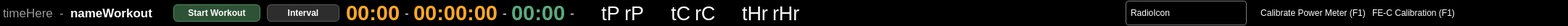
<?xml version="1.0" encoding="UTF-8"?>
<ui version="4.0">
 <class>TopMenuWorkout</class>
 <widget class="QWidget" name="TopMenuWorkout">
  <property name="geometry">
   <rect>
    <x>0</x>
    <y>0</y>
    <width>2162</width>
    <height>29</height>
   </rect>
  </property>
  <property name="sizePolicy">
   <sizepolicy hsizetype="Preferred" vsizetype="Fixed">
    <horstretch>0</horstretch>
    <verstretch>0</verstretch>
   </sizepolicy>
  </property>
  <property name="maximumSize">
   <size>
    <width>16777215</width>
    <height>29</height>
   </size>
  </property>
  <property name="windowTitle">
   <string>Form</string>
  </property>
  <property name="styleSheet">
   <string notr="true">/* Background color */
QFrame#frame_menu {
        background-color: rgb(0, 0, 0);
}

/* This toolbar is part of the always-dark workout view. Reset buttons to a
   flat, borderless look so the application dark theme's generic
   QPushButton/QToolButton styling (background + border) does not draw boxes
   around the icon-only controls. The per-id image rules below still apply. */
QPushButton, QToolButton {
        background-color: transparent;
        border: none;
        color: white;
}

/* Give the icon-only radio buttons a slightly larger, evenly padded hit area
   so they are easier to click. */
QToolButton {
        padding: 3px;
}

/* Hover highlight: make it obvious which icon-only control is under the cursor
   and where the clickable area is. */
QToolButton:hover,
QPushButton#pushButton_config:hover,
QPushButton#pushButton_expand:hover,
QPushButton#pushButton_exit:hover {
        background-color: #3c3c3c;
        border-radius: 4px;
}

/* Start / Interval are real text buttons, not icon-only controls, so give them
   a standard, native-looking button chrome (the flat reset above is meant for
   the icon-only window/radio controls). */
QPushButton#pushButton_start, QPushButton#pushButton_lap {
        background-color: #2d2d2d;
        border: 1px solid #5a5a5a;
        border-radius: 6px;
        padding: 4px 14px;
        color: white;
        font-weight: 600;
}
/* Start is the primary action — give it the accent. */
QPushButton#pushButton_start {
        background-color: #2e5235;
        border-color: #4f8f5e;
}
QPushButton#pushButton_start:hover {
        background-color: #38663f;
        border-color: #63a973;
}
QPushButton#pushButton_lap:hover {
        background-color: #3c3c3c;
        border-color: #6e6e6e;
}
QPushButton#pushButton_start:pressed, QPushButton#pushButton_lap:pressed {
        background-color: #555555;
}

QGroupBox#groupBox_commandWorkout {
     border: 1px solid #4a4a4a;
     border-radius: 6px;
     background-color: rgb(0, 0, 0);
margin-top:-6px;
}
QGroupBox::title {
    margin:0px;
	padding: 0px;
}

/* Radio controls: a light border visually groups the radio icon with its
   prev/play-pause/next buttons. The button reset above keeps the buttons
   themselves borderless so only this frame draws an outline. */
QFrame#frame_radioGroup {
	border: 1px solid rgb(120, 120, 120);
	border-radius: 4px;
}

QLabel {
color:white;
}

/* Timer hierarchy: elapsed/remaining are the heroes, the title and clock
   sit quietly beside them. */
#label_timeElapsed, #label_remainingTime {
	color: #ffa726;
	font-weight: 600;
}
#label_intervalTime {
	color: rgb(89, 171, 121);
	font-weight: 600;
}
#label_nameWorkout {
	font-weight: 600;
}
#label_currentTime, #label_dash1 {
	color: #9a9a9a;
}


/*
 QGroupBox {
     background-color: qlineargradient(x1: 0, y1: 0, x2: 0, y2: 1,
                                       stop: 0 #E0E0E0, stop: 1 #FFFFFF);
     border: 2px solid gray;
     border-radius: 1px;
 }
*/






/* MINIMIZE — icon set in code via a tinted Qt standard pixmap */


/* EXPAND */
/*
QPushButton#pushButton_expand {
        image: url(:/image/icon/exp1);
border-radius: 1px;
}

QPushButton#pushButton_expand:hover {
        image: url(:/image/icon/exp2);
border-radius: 1px;
}
*/


/* CLOSE — icon set in code via a tinted Qt standard pixmap */

/* CONFIG — icon set in code via a tinted Qt standard pixmap */












</string>
  </property>
  <layout class="QVBoxLayout" name="verticalLayout">
   <property name="spacing">
    <number>0</number>
   </property>
   <property name="leftMargin">
    <number>0</number>
   </property>
   <property name="topMargin">
    <number>0</number>
   </property>
   <property name="rightMargin">
    <number>0</number>
   </property>
   <property name="bottomMargin">
    <number>0</number>
   </property>
   <item>
    <widget class="QFrame" name="frame_menu">
     <property name="frameShape">
      <enum>QFrame::StyledPanel</enum>
     </property>
     <property name="frameShadow">
      <enum>QFrame::Raised</enum>
     </property>
     <layout class="QHBoxLayout" name="horizontalLayout">
      <property name="spacing">
       <number>9</number>
      </property>
      <property name="leftMargin">
       <number>3</number>
      </property>
      <property name="topMargin">
       <number>0</number>
      </property>
      <property name="rightMargin">
       <number>0</number>
      </property>
      <property name="bottomMargin">
       <number>0</number>
      </property>
      <item>
       <widget class="QLabel" name="label_currentTime">
        <property name="minimumSize">
         <size>
          <width>0</width>
          <height>0</height>
         </size>
        </property>
        <property name="font">
         <font>
          <pointsize>13</pointsize>
         </font>
        </property>
        <property name="text">
         <string>timeHere</string>
        </property>
       </widget>
      </item>
      <item>
       <widget class="QLabel" name="label_dash1">
        <property name="minimumSize">
         <size>
          <width>0</width>
          <height>0</height>
         </size>
        </property>
        <property name="font">
         <font>
          <pointsize>13</pointsize>
         </font>
        </property>
        <property name="text">
         <string>-</string>
        </property>
       </widget>
      </item>
      <item>
       <widget class="QLabel" name="label_nameWorkout">
        <property name="font">
         <font>
          <pointsize>13</pointsize>
          <weight>50</weight>
          <bold>false</bold>
         </font>
        </property>
        <property name="text">
         <string>nameWorkout</string>
        </property>
       </widget>
      </item>
      <item>
       <spacer name="horizontalSpacer_4">
        <property name="orientation">
         <enum>Qt::Horizontal</enum>
        </property>
        <property name="sizeType">
         <enum>QSizePolicy::Fixed</enum>
        </property>
        <property name="sizeHint" stdset="0">
         <size>
          <width>20</width>
          <height>24</height>
         </size>
        </property>
       </spacer>
      </item>
      <item>
       <widget class="QPushButton" name="pushButton_start">
        <property name="sizePolicy">
         <sizepolicy hsizetype="Fixed" vsizetype="Fixed">
          <horstretch>0</horstretch>
          <verstretch>0</verstretch>
         </sizepolicy>
        </property>
        <property name="minimumSize">
         <size>
          <width>120</width>
          <height>0</height>
         </size>
        </property>
        <property name="maximumSize">
         <size>
          <width>150</width>
          <height>16777215</height>
         </size>
        </property>
        <property name="cursor">
         <cursorShape>ArrowCursor</cursorShape>
        </property>
        <property name="focusPolicy">
         <enum>Qt::NoFocus</enum>
        </property>
        <property name="text">
         <string>Start Workout</string>
        </property>
        <property name="icon">
         <iconset resource="../MyResources.qrc">
          <normaloff>:/image/icon/play</normaloff>:/image/icon/play</iconset>
        </property>
        <property name="iconSize">
         <size>
          <width>15</width>
          <height>15</height>
         </size>
        </property>
        <property name="autoDefault">
         <bool>false</bool>
        </property>
        <property name="default">
         <bool>false</bool>
        </property>
        <property name="class" stdset="0">
         <string/>
        </property>
       </widget>
      </item>
      <item>
       <widget class="QPushButton" name="pushButton_lap">
        <property name="sizePolicy">
         <sizepolicy hsizetype="Fixed" vsizetype="Fixed">
          <horstretch>0</horstretch>
          <verstretch>0</verstretch>
         </sizepolicy>
        </property>
        <property name="minimumSize">
         <size>
          <width>100</width>
          <height>0</height>
         </size>
        </property>
        <property name="maximumSize">
         <size>
          <width>125</width>
          <height>16777215</height>
         </size>
        </property>
        <property name="cursor">
         <cursorShape>ArrowCursor</cursorShape>
        </property>
        <property name="focusPolicy">
         <enum>Qt::NoFocus</enum>
        </property>
        <property name="text">
         <string>Interval</string>
        </property>
        <property name="iconSize">
         <size>
          <width>50</width>
          <height>40</height>
         </size>
        </property>
       </widget>
      </item>
      <item>
       <widget class="QFrame" name="frame_timer">
        <property name="frameShape">
         <enum>QFrame::NoFrame</enum>
        </property>
        <property name="frameShadow">
         <enum>QFrame::Raised</enum>
        </property>
        <layout class="QHBoxLayout" name="horizontalLayout_2">
         <property name="spacing">
          <number>6</number>
         </property>
         <property name="leftMargin">
          <number>0</number>
         </property>
         <property name="topMargin">
          <number>0</number>
         </property>
         <property name="rightMargin">
          <number>0</number>
         </property>
         <property name="bottomMargin">
          <number>0</number>
         </property>
         <item>
          <widget class="QLabel" name="label_timeElapsed">
           <property name="font">
            <font>
             <pointsize>22</pointsize>
             <weight>50</weight>
             <bold>false</bold>
             <stylestrategy>PreferAntialias</stylestrategy>
            </font>
           </property>
           <property name="text">
            <string>00:00</string>
           </property>
          </widget>
         </item>
         <item>
          <widget class="QLabel" name="label_dash2">
           <property name="minimumSize">
            <size>
             <width>0</width>
             <height>0</height>
            </size>
           </property>
           <property name="font">
            <font>
             <pointsize>13</pointsize>
            </font>
           </property>
           <property name="text">
            <string>-</string>
           </property>
          </widget>
         </item>
         <item>
          <widget class="QLabel" name="label_remainingTime">
           <property name="font">
            <font>
             <pointsize>22</pointsize>
             <weight>50</weight>
             <bold>false</bold>
             <stylestrategy>PreferAntialias</stylestrategy>
            </font>
           </property>
           <property name="text">
            <string>00:00:00</string>
           </property>
          </widget>
         </item>
         <item>
          <widget class="QLabel" name="label_dash3">
           <property name="minimumSize">
            <size>
             <width>0</width>
             <height>0</height>
            </size>
           </property>
           <property name="font">
            <font>
             <pointsize>13</pointsize>
            </font>
           </property>
           <property name="text">
            <string>-</string>
           </property>
          </widget>
         </item>
         <item>
          <widget class="QLabel" name="label_intervalTime">
           <property name="font">
            <font>
             <pointsize>22</pointsize>
             <weight>50</weight>
             <bold>false</bold>
             <stylestrategy>PreferAntialias</stylestrategy>
            </font>
           </property>
           <property name="text">
            <string>00:00</string>
           </property>
          </widget>
         </item>
         <item>
          <widget class="QLabel" name="label_dash4">
           <property name="minimumSize">
            <size>
             <width>0</width>
             <height>0</height>
            </size>
           </property>
           <property name="font">
            <font>
             <pointsize>13</pointsize>
            </font>
           </property>
           <property name="text">
            <string>-</string>
           </property>
          </widget>
         </item>
         <item>
          <widget class="QLabel" name="label_imagePower">
           <property name="sizePolicy">
            <sizepolicy hsizetype="Minimum" vsizetype="Minimum">
             <horstretch>0</horstretch>
             <verstretch>0</verstretch>
            </sizepolicy>
           </property>
           <property name="minimumSize">
            <size>
             <width>25</width>
             <height>25</height>
            </size>
           </property>
           <property name="text">
            <string/>
           </property>
          </widget>
         </item>
         <item>
          <widget class="QLabel" name="label_targetPower">
           <property name="font">
            <font>
             <pointsize>20</pointsize>
             <weight>50</weight>
             <bold>false</bold>
             <stylestrategy>PreferAntialias</stylestrategy>
            </font>
           </property>
           <property name="text">
            <string>tP</string>
           </property>
          </widget>
         </item>
         <item>
          <widget class="QLabel" name="label_rangePower">
           <property name="font">
            <font>
             <pointsize>20</pointsize>
             <weight>50</weight>
             <bold>false</bold>
             <stylestrategy>PreferAntialias</stylestrategy>
            </font>
           </property>
           <property name="text">
            <string>rP</string>
           </property>
          </widget>
         </item>
         <item>
          <widget class="QLabel" name="label_imageCad">
           <property name="sizePolicy">
            <sizepolicy hsizetype="Minimum" vsizetype="Minimum">
             <horstretch>0</horstretch>
             <verstretch>0</verstretch>
            </sizepolicy>
           </property>
           <property name="minimumSize">
            <size>
             <width>25</width>
             <height>25</height>
            </size>
           </property>
           <property name="text">
            <string/>
           </property>
          </widget>
         </item>
         <item>
          <widget class="QLabel" name="label_targetCad">
           <property name="font">
            <font>
             <pointsize>20</pointsize>
             <weight>50</weight>
             <bold>false</bold>
             <stylestrategy>PreferAntialias</stylestrategy>
            </font>
           </property>
           <property name="text">
            <string>tC</string>
           </property>
          </widget>
         </item>
         <item>
          <widget class="QLabel" name="label_rangeCad">
           <property name="font">
            <font>
             <pointsize>20</pointsize>
             <weight>50</weight>
             <bold>false</bold>
             <stylestrategy>PreferAntialias</stylestrategy>
            </font>
           </property>
           <property name="text">
            <string>rC</string>
           </property>
          </widget>
         </item>
         <item>
          <widget class="QLabel" name="label_imageHr">
           <property name="sizePolicy">
            <sizepolicy hsizetype="Minimum" vsizetype="Minimum">
             <horstretch>0</horstretch>
             <verstretch>0</verstretch>
            </sizepolicy>
           </property>
           <property name="minimumSize">
            <size>
             <width>24</width>
             <height>24</height>
            </size>
           </property>
           <property name="text">
            <string/>
           </property>
          </widget>
         </item>
         <item>
          <widget class="QLabel" name="label_targetHr">
           <property name="font">
            <font>
             <pointsize>20</pointsize>
             <weight>50</weight>
             <bold>false</bold>
             <stylestrategy>PreferAntialias</stylestrategy>
            </font>
           </property>
           <property name="text">
            <string>tHr</string>
           </property>
          </widget>
         </item>
         <item>
          <widget class="QLabel" name="label_rangeHr">
           <property name="font">
            <font>
             <pointsize>20</pointsize>
             <weight>50</weight>
             <bold>false</bold>
             <stylestrategy>PreferAntialias</stylestrategy>
            </font>
           </property>
           <property name="text">
            <string>rHr</string>
           </property>
          </widget>
         </item>
        </layout>
       </widget>
      </item>
      <item>
       <spacer name="horizontalSpacer_3">
        <property name="orientation">
         <enum>Qt::Horizontal</enum>
        </property>
        <property name="sizeHint" stdset="0">
         <size>
          <width>40</width>
          <height>20</height>
         </size>
        </property>
       </spacer>
      </item>
      <item>
       <widget class="FaderLabel" name="label_radioStatus">
        <property name="text">
         <string/>
        </property>
       </widget>
      </item>
      <item>
       <widget class="QFrame" name="frame_radioGroup">
        <property name="frameShape">
         <enum>QFrame::StyledPanel</enum>
        </property>
        <property name="frameShadow">
         <enum>QFrame::Plain</enum>
        </property>
        <layout class="QHBoxLayout" name="horizontalLayout_3">
         <property name="spacing">
          <number>8</number>
         </property>
         <property name="leftMargin">
          <number>6</number>
         </property>
         <property name="topMargin">
          <number>1</number>
         </property>
         <property name="rightMargin">
          <number>6</number>
         </property>
         <property name="bottomMargin">
          <number>1</number>
         </property>
         <item>
          <widget class="QLabel" name="label_radioIcon">
           <property name="text">
            <string>RadioIcon</string>
           </property>
          </widget>
         </item>
         <item>
          <widget class="QToolButton" name="pushButton_prevRadio">
           <property name="cursor">
            <cursorShape>PointingHandCursor</cursorShape>
           </property>
           <property name="focusPolicy">
            <enum>Qt::NoFocus</enum>
           </property>
           <property name="toolTip">
            <string>Previous station (F6)</string>
           </property>
           <property name="text">
            <string/>
           </property>
           <property name="autoRaise">
            <bool>true</bool>
           </property>
          </widget>
         </item>
         <item>
          <widget class="QToolButton" name="pushButton_playPauseRadio">
           <property name="cursor">
            <cursorShape>PointingHandCursor</cursorShape>
           </property>
           <property name="focusPolicy">
            <enum>Qt::NoFocus</enum>
           </property>
           <property name="toolTip">
            <string>Play / Pause (F7)</string>
           </property>
           <property name="text">
            <string/>
           </property>
           <property name="autoRaise">
            <bool>true</bool>
           </property>
          </widget>
         </item>
         <item>
          <widget class="QToolButton" name="pushButton_nextRadio">
           <property name="cursor">
            <cursorShape>PointingHandCursor</cursorShape>
           </property>
           <property name="focusPolicy">
            <enum>Qt::NoFocus</enum>
           </property>
           <property name="toolTip">
            <string>Next station (F8)</string>
           </property>
           <property name="text">
            <string/>
           </property>
           <property name="autoRaise">
            <bool>true</bool>
           </property>
          </widget>
         </item>
        </layout>
       </widget>
      </item>
      <item>
       <spacer name="horizontalSpacer_2">
        <property name="orientation">
         <enum>Qt::Horizontal</enum>
        </property>
        <property name="sizeType">
         <enum>QSizePolicy::Fixed</enum>
        </property>
        <property name="sizeHint" stdset="0">
         <size>
          <width>10</width>
          <height>1</height>
         </size>
        </property>
       </spacer>
      </item>
      <item>
       <widget class="QPushButton" name="pushButton_calibratePM">
        <property name="minimumSize">
         <size>
          <width>130</width>
          <height>0</height>
         </size>
        </property>
        <property name="cursor">
         <cursorShape>ArrowCursor</cursorShape>
        </property>
        <property name="focusPolicy">
         <enum>Qt::NoFocus</enum>
        </property>
        <property name="text">
         <string>Calibrate Power Meter (F1)</string>
        </property>
        <property name="class" stdset="0">
         <string/>
        </property>
       </widget>
      </item>
      <item>
       <widget class="QPushButton" name="pushButton_calibrateFEC">
        <property name="minimumSize">
         <size>
          <width>110</width>
          <height>0</height>
         </size>
        </property>
        <property name="cursor">
         <cursorShape>ArrowCursor</cursorShape>
        </property>
        <property name="focusPolicy">
         <enum>Qt::NoFocus</enum>
        </property>
        <property name="text">
         <string>FE-C Calibration (F1)</string>
        </property>
        <property name="class" stdset="0">
         <string/>
        </property>
       </widget>
      </item>
      <item>
       <spacer name="horizontalSpacer">
        <property name="orientation">
         <enum>Qt::Horizontal</enum>
        </property>
        <property name="sizeType">
         <enum>QSizePolicy::Fixed</enum>
        </property>
        <property name="sizeHint" stdset="0">
         <size>
          <width>40</width>
          <height>24</height>
         </size>
        </property>
       </spacer>
      </item>
      <item>
       <layout class="QHBoxLayout" name="horizontalLayout_customButton">
        <property name="spacing">
         <number>8</number>
        </property>
        <property name="leftMargin">
         <number>0</number>
        </property>
        <item>
         <widget class="QPushButton" name="pushButton_config">
          <property name="sizePolicy">
           <sizepolicy hsizetype="Fixed" vsizetype="Fixed">
            <horstretch>0</horstretch>
            <verstretch>0</verstretch>
           </sizepolicy>
          </property>
          <property name="minimumSize">
           <size>
            <width>30</width>
            <height>28</height>
           </size>
          </property>
          <property name="maximumSize">
           <size>
            <width>30</width>
            <height>28</height>
           </size>
          </property>
          <property name="toolTip">
           <string>Settings</string>
          </property>
          <property name="text">
           <string/>
          </property>
          <property name="iconSize">
           <size>
            <width>30</width>
            <height>28</height>
           </size>
          </property>
         </widget>
        </item>
        <item>
         <widget class="QPushButton" name="pushButton_expand">
          <property name="sizePolicy">
           <sizepolicy hsizetype="Fixed" vsizetype="Fixed">
            <horstretch>0</horstretch>
            <verstretch>0</verstretch>
           </sizepolicy>
          </property>
          <property name="minimumSize">
           <size>
            <width>30</width>
            <height>28</height>
           </size>
          </property>
          <property name="maximumSize">
           <size>
            <width>30</width>
            <height>28</height>
           </size>
          </property>
          <property name="text">
           <string/>
          </property>
          <property name="iconSize">
           <size>
            <width>30</width>
            <height>28</height>
           </size>
          </property>
         </widget>
        </item>
        <item>
         <widget class="QPushButton" name="pushButton_exit">
          <property name="sizePolicy">
           <sizepolicy hsizetype="Fixed" vsizetype="Fixed">
            <horstretch>0</horstretch>
            <verstretch>0</verstretch>
           </sizepolicy>
          </property>
          <property name="minimumSize">
           <size>
            <width>30</width>
            <height>28</height>
           </size>
          </property>
          <property name="maximumSize">
           <size>
            <width>30</width>
            <height>28</height>
           </size>
          </property>
          <property name="text">
           <string/>
          </property>
          <property name="iconSize">
           <size>
            <width>30</width>
            <height>28</height>
           </size>
          </property>
         </widget>
        </item>
       </layout>
      </item>
     </layout>
    </widget>
   </item>
  </layout>
 </widget>
 <customwidgets>
  <customwidget>
   <class>FaderLabel</class>
   <extends>QLabel</extends>
   <header>faderlabel.h</header>
  </customwidget>
 </customwidgets>
 <resources>
  <include location="../MyResources.qrc"/>
 </resources>
 <connections/>
</ui>
